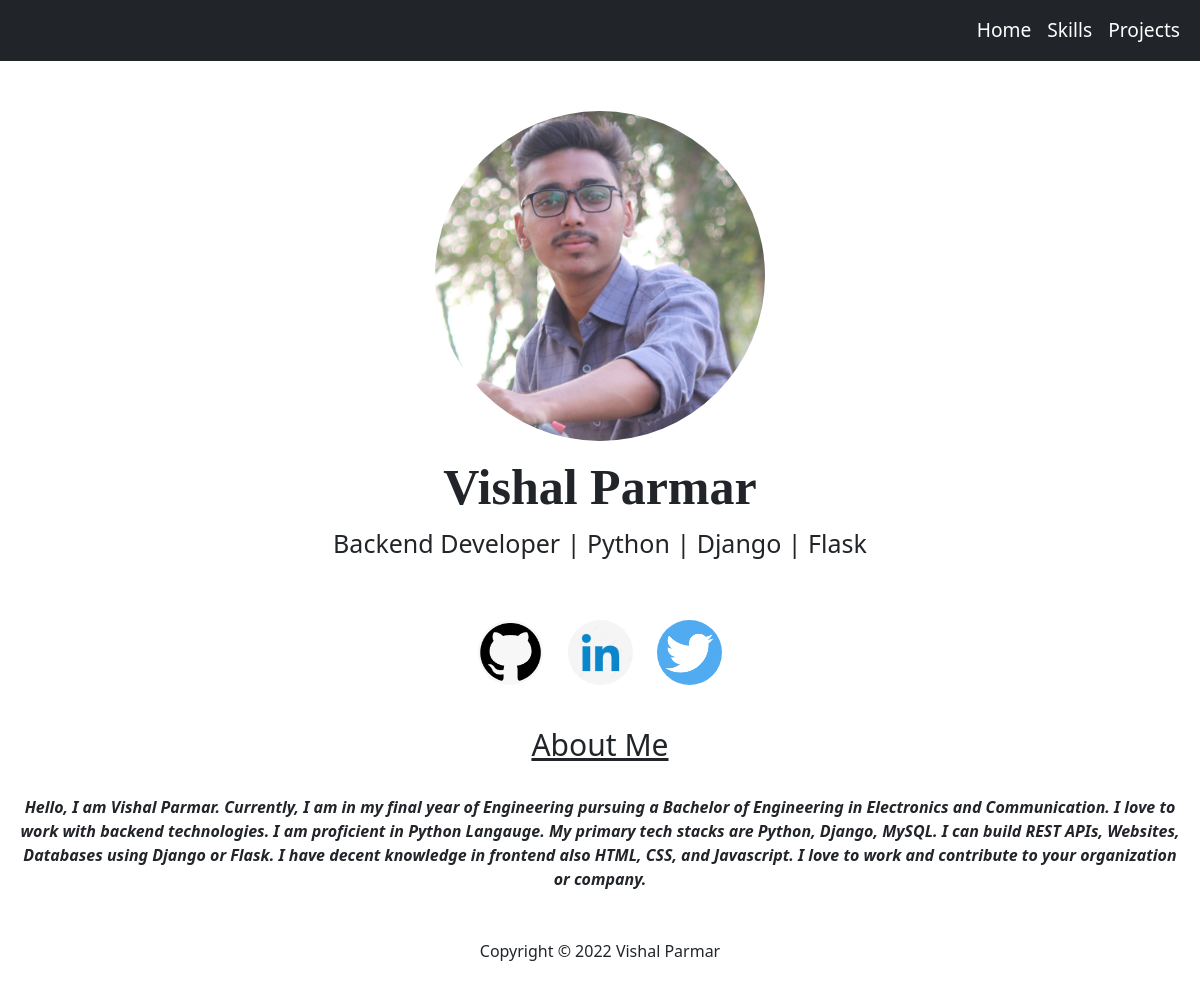
The app's page /, older data.
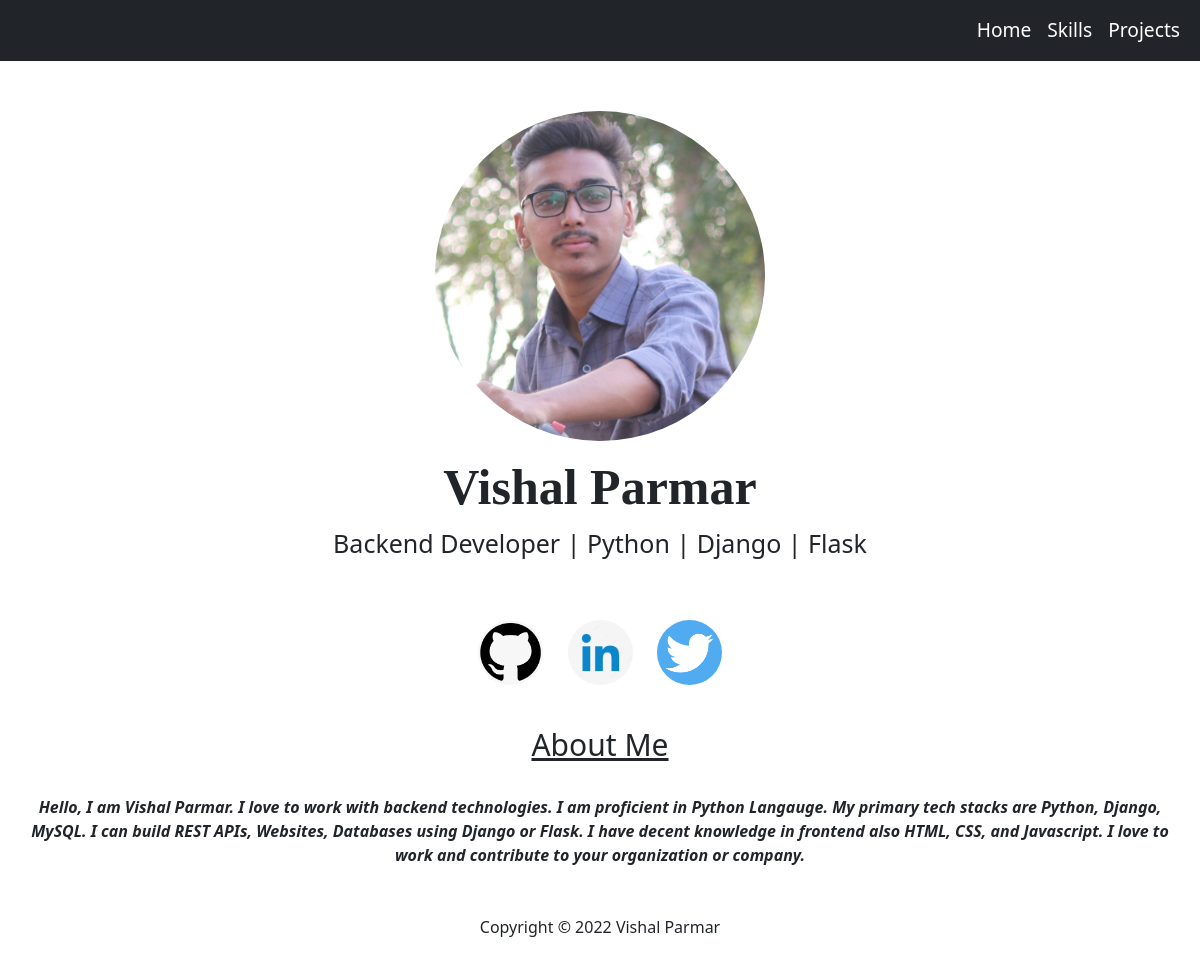
The same page, newer data.
### mainapp/models.py (models this page shows, shortened)
class Profile(models.Model):
    pic = models.ImageField()
    role = models.CharField(max_length=500)
    aboutme = models.CharField(max_length=2000)

### mainapp/views.py (the view)
# urls.py: path('', views.home, name='home'),
def home(request):
    profile = Profile.objects.get(id=1)
    return render(request, 'main/home.html', {'profile': profile})

### templates/main/home.html (shortened to what this page needs)
{% extends 'base.html' %}
{% load static %}
{% block mycss %}
<link rel="stylesheet" href="{% static 'css/home.css' %}">
{% endblock %}
{% block content %}
        <div class="container" style="text-align: center;">
            <img src="{{profile.pic.url}}" class="img-fluid pic" alt="...">
        </div>
        <div class="card" style="text-align: center; border: none;">
            <div class="card-body">
              <h1 class="name">Vishal Parmar</h1>
              <p class="description">{{profile.role}}</p>
            </div>
          </div>
          <div class="card" style="text-align: center; border: none;">
            <div class="card-body">
                <a href="https://github.com/pvr30"><img src="{% static 'images/githubicon.png' %}" alt="" class="icon"></a>
                <a href="https://www.linkedin.com/in/vishal-parmar-4244281b2/"><img src="{% static 'images/linkedinicon2.jpg' %}" alt="" class="icon"></a>
                <a href="https://twitter.com/vishal___parmar"><img src="{% static 'images/twittericon.png' %}" alt="" class="icon"></a>
            </div>
          </div>
          <div class="card" style="text-align: center; border: none;">
            <div class="card-body">
              <h4 style="font-size: 30px; text-decoration: underline;">About Me</h4><br>
                <p class="aboutme">{{profile.aboutme}}  </p>
            </div>
          </div>
          <div class="card" style="text-align: center; border: none;">
            <div class="card-body">
              <p>Copyright &copy; 2022 Vishal Parmar</p>
            </div>
          </div>
{% endblock %}

Row changes from the older to the newer data that the page shows:
changed Profile "Backend Developer | Python | Django | Flask": aboutme "…I am Vishal Parmar. Currently, I am in my final year of Engineering pursuing a Bachelor of Engineering in Electronics and Communication. I love to work…" → "…I am Vishal Parmar. I love to work…"
